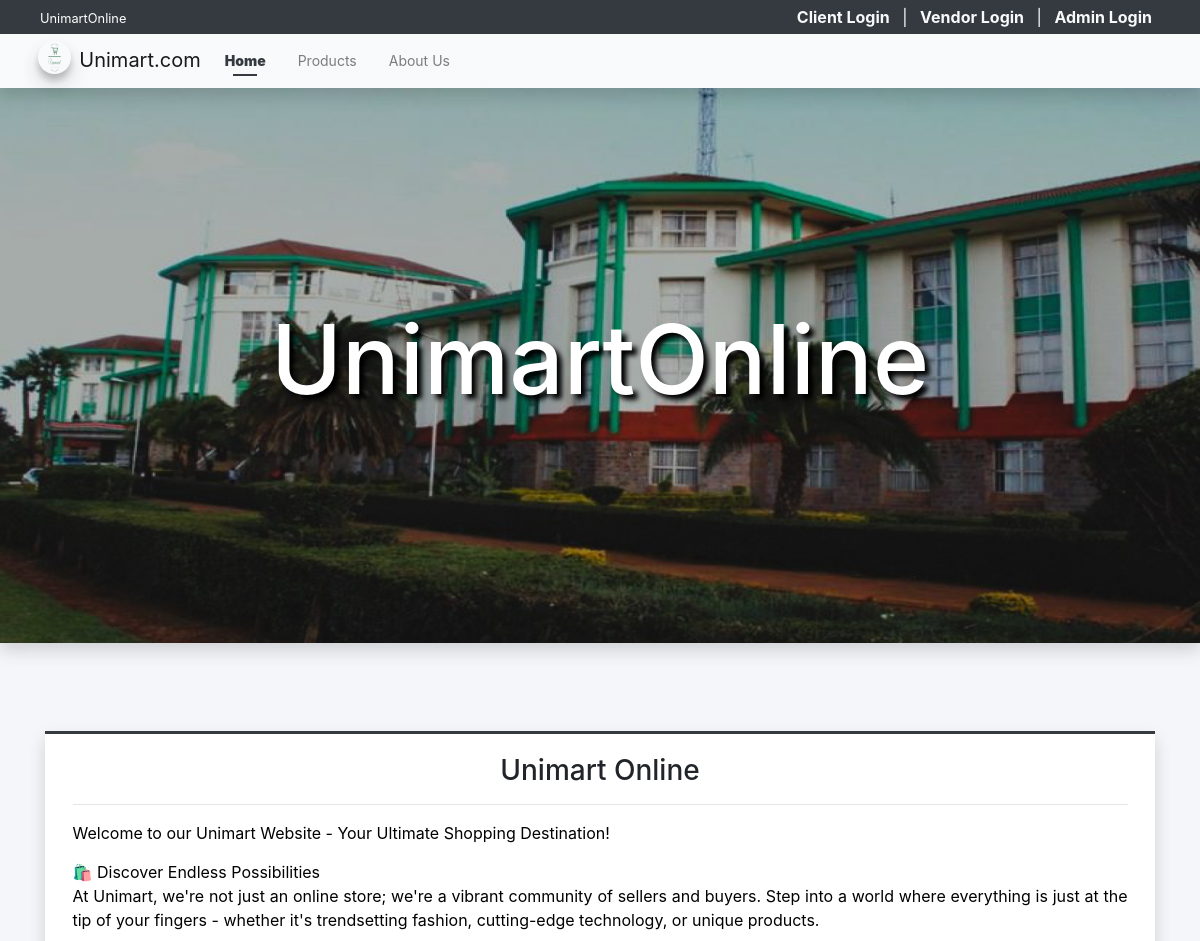
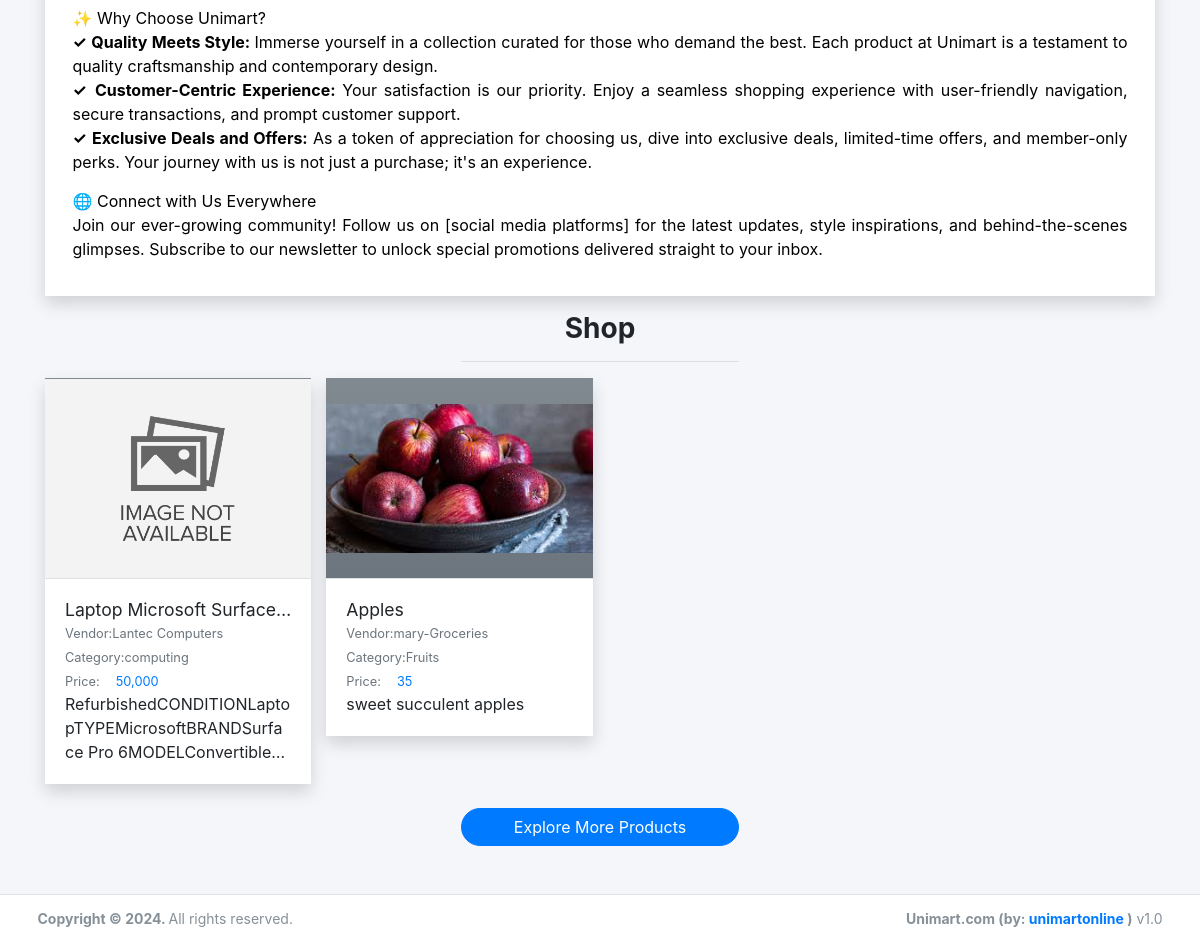
The page / on the database its author committed (2 pictures, top to bottom).
### tables this page shows
CREATE TABLE `product_list` (
  `id` int(30) NOT NULL,
  `vendor_id` int(30) DEFAULT NULL,
  `category_id` int(30) DEFAULT NULL,
  `name` text NOT NULL,
  `description` text NOT NULL,
  `price` double NOT NULL DEFAULT 0,
  `image_path` text DEFAULT NULL,
  `status` tinyint(1) NOT NULL DEFAULT 1,
  `delete_flag` tinyint(1) NOT NULL DEFAULT 0,
  `date_created` datetime NOT NULL DEFAULT current_timestamp(),
  `date_updated` datetime DEFAULT NULL ON UPDATE current_timestamp()
);

CREATE TABLE `vendor_list` (
  `id` int(30) NOT NULL,
  `code` varchar(100) NOT NULL,
  `shop_type_id` int(30) NOT NULL,
  `shop_name` text NOT NULL,
  `shop_owner` text NOT NULL,
  `contact` text NOT NULL,
  `username` text NOT NULL,
  `password` text NOT NULL,
  `avatar` text DEFAULT NULL,
  `status` tinyint(1) NOT NULL DEFAULT 1,
  `delete_flag` tinyint(1) NOT NULL DEFAULT 0,
  `date_created` datetime NOT NULL DEFAULT current_timestamp(),
  `date_updated` datetime DEFAULT NULL ON UPDATE current_timestamp()
);

CREATE TABLE `category_list` (
  `id` int(30) NOT NULL,
  `vendor_id` int(30) NOT NULL,
  `name` text NOT NULL,
  `description` text NOT NULL,
  `status` tinyint(1) NOT NULL DEFAULT 1,
  `delete_flag` tinyint(1) NOT NULL DEFAULT 0,
  `date_created` datetime NOT NULL DEFAULT current_timestamp(),
  `date_updated` datetime DEFAULT NULL ON UPDATE current_timestamp()
);

### classes/DBConnection.php (called while the page is built, shortened)
<?php
class DBConnection{
    private $host = DB_SERVER;
    private $username = DB_USERNAME;
    private $password = DB_PASSWORD;
    private $database = DB_NAME;
    public $conn;
    public function __construct(){
        if (!isset($this->conn)) {
            $this->conn = new mysqli($this->host, $this->username, $this->password, $this->database);
        }
    }
}
?>

### classes/SystemSettings.php (called while the page is built, shortened)
<?php
class SystemSettings extends DBConnection{
	function userdata($field = ''){
		if(!empty($field)){
			if(isset($_SESSION['userdata'][$field]))
				return $_SESSION['userdata'][$field];
			else
				return null;
		}else{
			return false;
		}
	}
	function info($field=''){
		if(!empty($field)){
			if(isset($_SESSION['system_info'][$field]))
				return $_SESSION['system_info'][$field];
			else
				return false;
		}else{
			return false;
		}
	}
}
$_settings = new SystemSettings();
?>

### config.php (called while the page is built, shortened)
<?php
require_once('classes/DBConnection.php');
require_once('classes/SystemSettings.php');
function validate_image($file){
    $file = explode("?",$file)[0];
	if(!empty($file)){
		if(is_file(base_app.$file)){
			return base_url.$file;
		}else{
			return base_url.'dist/img/no-image-available.png';
		}
	}else{
		return base_url.'dist/img/no-image-available.png';
	}
}
function format_num($number = 0, $max_decimal = ''){
    if(is_numeric($number)){
        $ex = explode('.',$number);
        $dec = isset($ex[1]) ? strlen($ex[1]) : 0;
        if(empty($max_decimal) || (is_numeric($max_decimal) && $max_decimal >= $dec)){
            return number_format($number,$dec);
        }else{
            if(is_numeric($max_decimal))
                return number_format($number,$max_decimal);
            else
                return "Invalid Maximum Decimal";
        }
    }else{
        return "Invalid Number";
    }
}
?>

### home.php (the view, shortened to what this page needs)
<div class="col-lg-12 py-5">
    <div class="contain-fluid">
        <div class="card card-outline card-dark shadow rounded-0">
            <div class="card-body rounded-0">
                <div class="container-fluid">
                    <h3 class="text-center">Unimart Online</h3>
                    <hr>
                    <div class="welcome-content">
                    </div>
                </div>
            </div>
        </div>
        <h3 class="text-center"><b>Shop</b></h3>
        <center><hr class="w-25"></center>
        <div class="row" id="product_list">
            <?php
            $products = $conn->query("SELECT p.*, v.shop_name as vendor, c.name as `category` FROM `product_list` p inner join vendor_list v on p.vendor_id = v.id inner join category_list c on p.category_id = c.id where p.delete_flag = 0 and p.`status` =1 order by RAND() limit 4");
            while($row = $products->fetch_assoc()):
            ?>
            <div class="col-lg-3 col-md-6 col-sm-12 product-item">
                <a href="./?page=products/view_product&id=<?= $row['id'] ?>" class="card shadow rounded-0 text-reset text-decoration-none">
                <div class="product-img-holder position-relative">
                    <img src="<?= validate_image($row['image_path']) ?>" alt="Product-image" class="img-top product-img bg-gradient-gray">
                </div>
                    <div class="card-body border-top border-gray">
                        <h5 class="card-title text-truncate w-100"><?= $row['name'] ?></h5>
                        <div class="d-flex w-100">
                            <div class="col-auto px-0"><small class="text-muted">Vendor: </small></div>
                            <div class="col-auto px-0 flex-shrink-1 flex-grow-1"><p class="text-truncate m-0"><small class="text-muted"><?= $row['vendor'] ?></small></p></div>
                        </div>
                        <div class="d-flex">
                            <div class="col-auto px-0"><small class="text-muted">Category: </small></div>
                            <div class="col-auto px-0 flex-shrink-1 flex-grow-1"><p class="text-truncate m-0"><small class="text-muted"><?= $row['category'] ?></small></p></div>
                        </div>
                        <div class="d-flex">
                            <div class="col-auto px-0"><small class="text-muted">Price: </small></div>
                            <div class="col-auto px-0 flex-shrink-1 flex-grow-1"><p class="m-0 pl-3"><small class="text-primary"><?= format_num($row['price']) ?></small></p></div>
                        </div>
                        <p class="card-text truncate-3 w-100"><?= strip_tags(html_entity_decode($row['description'])) ?></p>
                    </div>
                </a>
            </div>
            <?php endwhile; ?>
        </div>
        <div class="text-center">
            <a href="./?page=products" class="btn btn-large btn-primary rounded-pill col-lg-3 col-md-5 col-sm-12">Explore More Products</a>
        </div>
    </div>
</div>

### index.php (shortened to what this page needs)
<?php require_once('./config.php'); ?>
 <!DOCTYPE html>
<html lang="en" class="" style="height: auto;">
<?php require_once('inc/header.php') ?>
  <body class="layout-top-nav layout-fixed layout-navbar-fixed" style="height: auto;">
    <div class="wrapper">
     <?php $page = isset($_GET['page']) ? $_GET['page'] : 'home';  ?>
     <?php require_once('inc/topBarNav.php') ?>
      <div class="content-wrapper pt-5" style="">
        <?php if($page == "home" || $page == "about"): ?>
          <div id="header" class="shadow mb-4">
              <div class="d-flex justify-content-center h-100 w-100 align-items-center flex-column px-3">
                  <h1 class="w-100 text-center site-title px-5"><?php echo $_settings->info('name') ?></h1>
              </div>
          </div>
        <?php endif; ?>
        <section class="content ">
          <div class="container">
            <?php
              if(!file_exists($page.".php") && !is_dir($page)){
                  include '404.html';
              }else{
                if(is_dir($page))
                  include $page.'/index.php';
                else
                  include $page.'.php';
              }
            ?>
          </div>
        </section>
      </div>
      <?php require_once('inc/footer.php') ?>
  </body>
</html>

### inc/header.php (shortened to what this page needs)
<head>
    <link rel="stylesheet" href="<?php echo base_url ?>plugins/fontawesome-free/css/all.min.css">
    <link rel="stylesheet" href="<?php echo base_url ?>plugins/tempusdominus-bootstrap-4/css/tempusdominus-bootstrap-4.min.css">
  <link rel="stylesheet" href="<?php echo base_url ?>plugins/datatables-bs4/css/dataTables.bootstrap4.min.css">
  <link rel="stylesheet" href="<?php echo base_url ?>plugins/datatables-responsive/css/responsive.bootstrap4.min.css">
  <link rel="stylesheet" href="<?php echo base_url ?>plugins/datatables-buttons/css/buttons.bootstrap4.min.css">
  <link rel="stylesheet" href="<?php echo base_url ?>plugins/select2/css/select2.min.css">
  <link rel="stylesheet" href="<?php echo base_url ?>plugins/select2-bootstrap4-theme/select2-bootstrap4.min.css">
    <link rel="stylesheet" href="<?php echo base_url ?>plugins/icheck-bootstrap/icheck-bootstrap.min.css">
    <link rel="stylesheet" href="<?php echo base_url ?>plugins/jqvmap/jqvmap.min.css">
    <link rel="stylesheet" href="<?php echo base_url ?>plugins/fullcalendar/main.css">
    <link rel="stylesheet" href="<?php echo base_url ?>plugins/overlayScrollbars/css/OverlayScrollbars.min.css">
    <link rel="stylesheet" href="<?php echo base_url ?>plugins/daterangepicker/daterangepicker.css">
    <link rel="stylesheet" href="<?php echo base_url ?>plugins/summernote/summernote-bs4.min.css">
  <link rel="stylesheet" href="<?php echo base_url ?>plugins/sweetalert2-theme-bootstrap-4/bootstrap-4.min.css">
    <link rel="stylesheet" href="<?php echo base_url ?>dist/css/adminlte.css">
    <link rel="stylesheet" href="<?php echo base_url ?>dist/css/custom.css">
  </head>

### inc/topBarNav.php (shortened to what this page needs)
<nav class="w-100 px-2 py-1 position-fixed top-0 bg-dark text-light" id="login-nav">
  <div class="d-flex justify-content-between w-100">
    <div>
      <p class="m-0 truncate-1"><small><?= $_settings->info('name') ?></small></p>
    </div>
    <div>
      <?php if($_settings->userdata('id') > 0 && $_settings->userdata('login_type') ==3): ?>
        <!-- <span class="mx-2">Howdy, <?= !empty($_settings->userdata('username')) ? $_settings->userdata('username') : $_settings->userdata('email') ?></span>
        <span class="mx-1"><a href="<?= base_url.'classes/Login.php?f=logout_client' ?>"><i class="fa fa-power-off"></i></a></span> -->
        <div class="dropdown">
          <a href="javascript:void(0)" class="dropdown-toggle text-reset text-decoration-none" id="dropdownMenuButton" data-toggle="dropdown" aria-haspopup="true" aria-expanded="false">
          <span class="mx-2"><img src="<?= validate_image($_settings->userdata('avatar')) ?>" class="img-thumbnail rounded-circle" alt="User Avatar" id="client-img-avatar">  <span class="mx-2">Howdy, <?= !empty($_settings->userdata('username')) ? $_settings->userdata('username') : $_settings->userdata('email') ?></span>
          </a>
          <div class="dropdown-menu" aria-labelledby="dropdownMenuButton">
            <a class="dropdown-item" href="./?page=manage_account">Manage Account</a>
            <a class="dropdown-item" href="<?= base_url.'classes/Login.php?f=logout_client' ?>">Logout</a>
          </div>
        </div>
      <?php else: ?>
        <a href="./login.php" class="mx-2 text-light text-decoration-none font-weight-bolder">Client Login</a> |
        <a href="./vendor" class="mx-2 text-light text-decoration-none font-weight-bolder">Vendor Login</a> |
        <a href="./admin" class="mx-2 text-light text-decoration-none font-weight-bolder">Admin Login</a>
      <?php endif; ?>
    </div>
  </div>
</nav>
<nav class="main-header navbar navbar-expand-md navbar-light border-0 text-sm bg-gradient-light shadow" id='top-Nav'>
  <div class="container">
    <a href="./" class="navbar-brand">
      <img src="<?php echo validate_image($_settings->info('logo'))?>" alt="Site Logo" class="brand-image img-circle elevation-3" style="opacity: .8">
      <span><?= $_settings->info('short_name') ?></span>
    </a>
    <div class="collapse navbar-collapse order-3" id="navbarCollapse">
      <ul class="navbar-nav">
        <li class="nav-item">
          <a href="./" class="nav-link <?= isset($page) && $page =='home' ? "active" : "" ?>">Home</a>
        </li>
        <li class="nav-item">
          <a href="./?page=products" class="nav-link <?= isset($page) && $page =='products' ? "active" : "" ?>">Products</a>
        </li>
        <li class="nav-item">
          <a href="./?page=about" class="nav-link <?= isset($page) && $page =='about' ? "active" : "" ?>">About Us</a>
        </li>
      </ul>
    </div>
  </div>
</nav>

### inc/footer.php (shortened to what this page needs)
<footer class="main-footer text-sm">
  <div class="container">
        <strong>Copyright © <?php echo date('Y') ?>.
        </strong>
        All rights reserved.
        <div class="float-right d-none d-sm-inline-block">
          <b><?php echo $_settings->info('short_name') ?> (by: <a href="mailto:migwipeter008@gmail.com" target="blank">unimartonline</a> )</b> v1.0
        </div>
      </div>
      </footer>
    </div>

### inc/topBarNav.php (style rules this page uses)
#login-nav { position: fixed !important; top: 0 !important; z-index: 1038; padding: 0.3em 2.5em !important; }
#top-Nav { top: 2.3em; }
.text-sm .layout-navbar-fixed .wrapper .main-header ~ .content-wrapper, .layout-navbar-fixed .wrapper .main-header.text-sm ~ .content-wrapper { margin-top: calc(3.6) !important; padding-top: calc(3.2em) !important }

### rows shown on the page
product_list: shows a picture, name "Laptop Microsoft Surfac…", vendor.shop_name "Lantec Computers", category.name "computing", price "50,000", description "RefurbishedCONDITIONLaptopTYPEMicrosoftBRANDSurface Pro…"
product_list: shows a picture, name "Apples", vendor.shop_name "mary-Groceries", category.name "Fruits", price "35", description "sweet succulent apples"

### other values the page prints
$_settings->info('name') "UnimartOnline"
$_settings->info('short_name') "Unimart.com"
